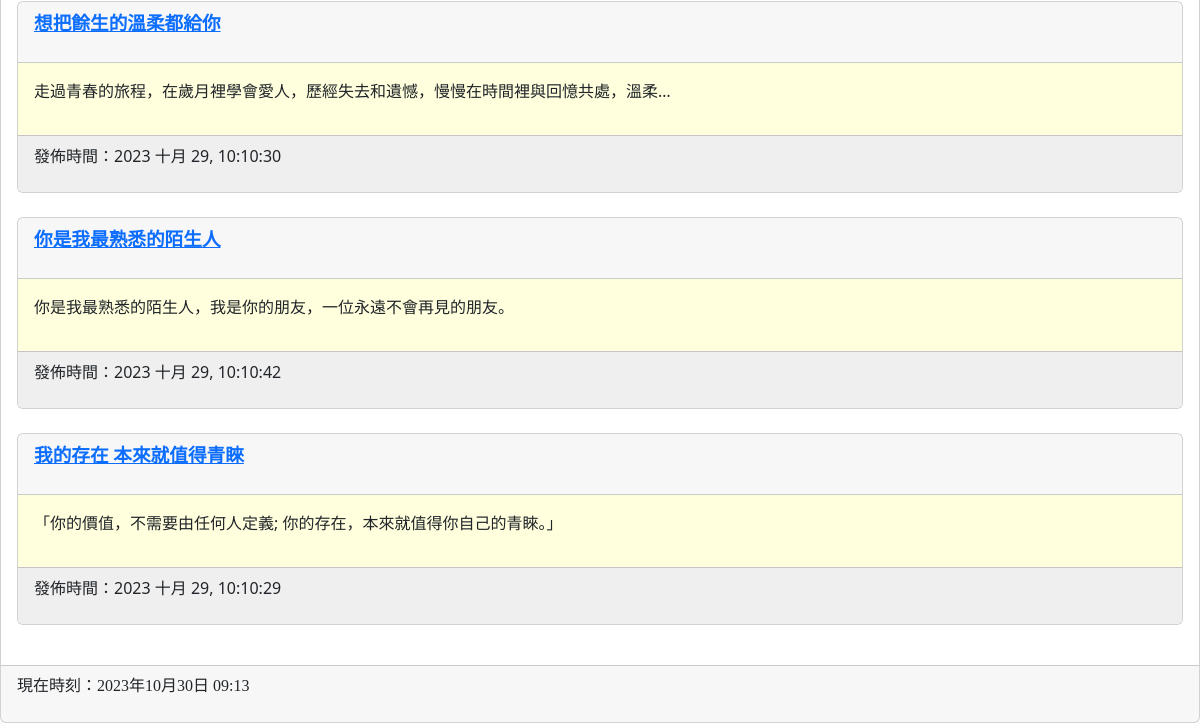
Before: / (lower part) with the older database file.
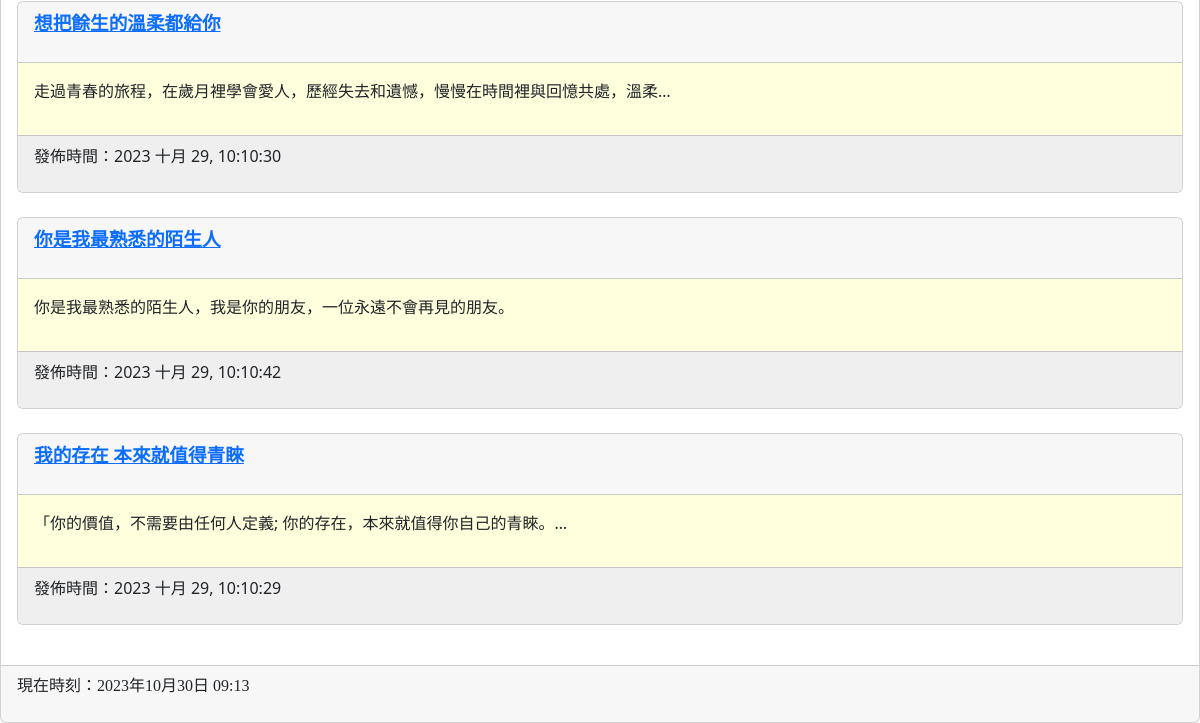
After: the same page with the newer database file.
### mysite/models.py (models this page shows, shortened)
class Post(models.Model):
    title = models.CharField(max_length=200)
    slug = models.CharField(max_length=200)
    body = models.TextField()
    pub_date = models.DateTimeField(auto_now_add=True)
    class Meta:
        ordering = ('-pub_date',)

### mysite/views.py (the view)
# urls.py: path('',mv.homepage,name='homepage'),
def homepage(request):
    posts=Post.objects.all()
    now=datetime.now()
    return render(request,'index.html',locals())

### templates/index.html (shortened to what this page needs)
{% extends 'base copy.html' %}
{% block content %}
{% for post in posts %}
<div class='card'>
    <div class='card-header'>
        <p style='font-family:標楷體;font-size:14pt;font-weight:bold;'>
            <a href='/post/{{post.slug}}'>{{ post.title }}</a>
        </p>
    </div>
    <div class='card-body' style='background-color:#ffffdd'>
        <p>
           {{ post.body | truncatechars:40 }}
        </p>
    </div>
    <div class='card-footer'  style='background-color:#efefef'>
        <p>
            發佈時間：{{ post.pub_date | date:"Y M d, h:m:s"}}
        </p>
    </div>
</div>
<br>
{% endfor %}
{% endblock %}

Changed rows visible on the page:
changed Post "我的存在 本來就值得青睞": body "「你的價值，不需要由任何人定義; 你的存在，本來就值得你自己的青睞。」" → "「你的價值，不需要由任何人定義; 你的存在，本來就值得你自己的青睞。…"
